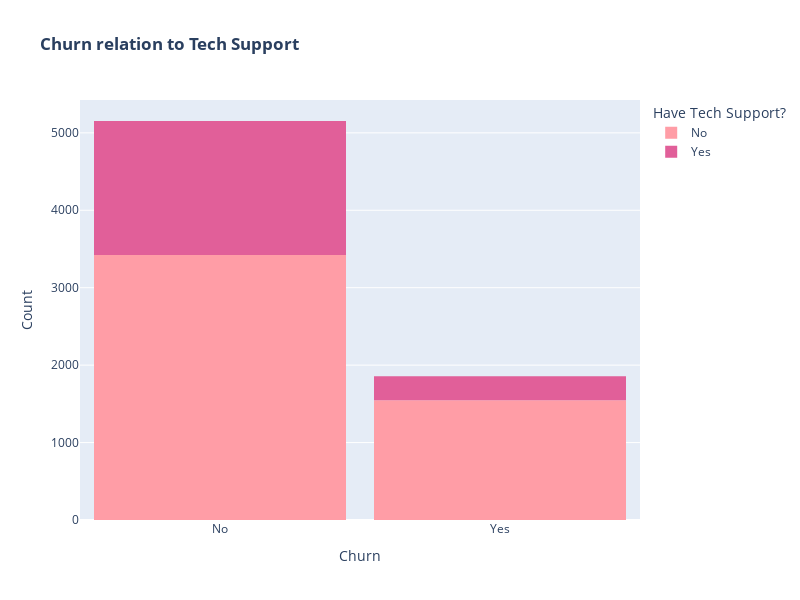

Notebook code for this chart:
### Markdown cell above
### <span style='color:navy'> Customers with Paperless Billing are most likely to churn.

### Code cell
fig = px.histogram(customer, x="Churn", color="TechSupport",
                   title="<b>Churn relation to Tech Support" ,
                   color_discrete_map={"Yes": "#E15F99", "No": "#FF9DA6"})
fig.update_layout(width=800, height=600, bargap=0.1,
                  xaxis_title="Churn",yaxis_title="Count",legend_title="Have Tech Support?")


fig.show()

### Figure 1 — Plotly figure (JSON) as saved in the notebook; plotly's stock layout.template omitted (floating-point values rounded to 4 significant figures; data arrays with more than 128 entries replaced by an {"elided": "..."} marker saying what was removed)
{"data": [{"alignmentgroup": "True", "bingroup": "x", "hovertemplate": "TechSupport=No<br>Churn=%{x}<br>count=%{y}<extra></extra>", "legendgroup": "No", "marker": {"color": "#FF9DA6", "pattern": {"shape": ""}}, "name": "No", "offsetgroup": "No", "orientation": "v", "showlegend": true, "type": "histogram", "x": {"elided": "4970 str values"}, "xaxis": "x", "yaxis": "y"}, {"alignmentgroup": "True", "bingroup": "x", "hovertemplate": "TechSupport=Yes<br>Churn=%{x}<br>count=%{y}<extra></extra>", "legendgroup": "Yes", "marker": {"color": "#E15F99", "pattern": {"shape": ""}}, "name": "Yes", "offsetgroup": "Yes", "orientation": "v", "showlegend": true, "type": "histogram", "x": {"elided": "2040 str values"}, "xaxis": "x", "yaxis": "y"}], "layout": {"bargap": 0.1, "barmode": "relative", "height": 600, "legend": {"title": {"text": "Have Tech Support?"}, "tracegroupgap": 0}, "title": {"text": "<b>Churn relation to Tech Support"}, "width": 800, "xaxis": {"anchor": "y", "domain": [0, 1], "title": {"text": "Churn"}}, "yaxis": {"anchor": "x", "domain": [0, 1], "title": {"text": "Count"}}}}
